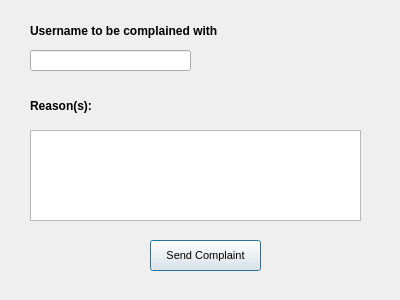
<?xml version="1.0" encoding="UTF-8"?>
<ui version="4.0">
 <class>Dialog</class>
 <widget class="QDialog" name="Dialog">
  <property name="geometry">
   <rect>
    <x>0</x>
    <y>0</y>
    <width>400</width>
    <height>300</height>
   </rect>
  </property>
  <property name="windowTitle">
   <string>Send Compaint</string>
  </property>
  <widget class="QLabel" name="label">
   <property name="geometry">
    <rect>
     <x>30</x>
     <y>20</y>
     <width>261</width>
     <height>21</height>
    </rect>
   </property>
   <property name="font">
    <font>
     <pointsize>9</pointsize>
     <weight>75</weight>
     <bold>true</bold>
    </font>
   </property>
   <property name="text">
    <string>Username to be complained with</string>
   </property>
  </widget>
  <widget class="QLineEdit" name="lineEdit">
   <property name="geometry">
    <rect>
     <x>30</x>
     <y>50</y>
     <width>161</width>
     <height>21</height>
    </rect>
   </property>
  </widget>
  <widget class="QLabel" name="label_2">
   <property name="geometry">
    <rect>
     <x>30</x>
     <y>90</y>
     <width>231</width>
     <height>31</height>
    </rect>
   </property>
   <property name="font">
    <font>
     <pointsize>9</pointsize>
     <weight>75</weight>
     <bold>true</bold>
    </font>
   </property>
   <property name="text">
    <string>Reason(s):</string>
   </property>
  </widget>
  <widget class="QTextEdit" name="textEdit">
   <property name="geometry">
    <rect>
     <x>30</x>
     <y>130</y>
     <width>331</width>
     <height>91</height>
    </rect>
   </property>
  </widget>
  <widget class="QPushButton" name="pushButton_15">
   <property name="geometry">
    <rect>
     <x>150</x>
     <y>240</y>
     <width>111</width>
     <height>31</height>
    </rect>
   </property>
   <property name="font">
    <font>
     <pointsize>8</pointsize>
    </font>
   </property>
   <property name="text">
    <string>Send Complaint</string>
   </property>
   <property name="default">
    <bool>true</bool>
   </property>
  </widget>
 </widget>
 <resources/>
 <connections/>
</ui>
